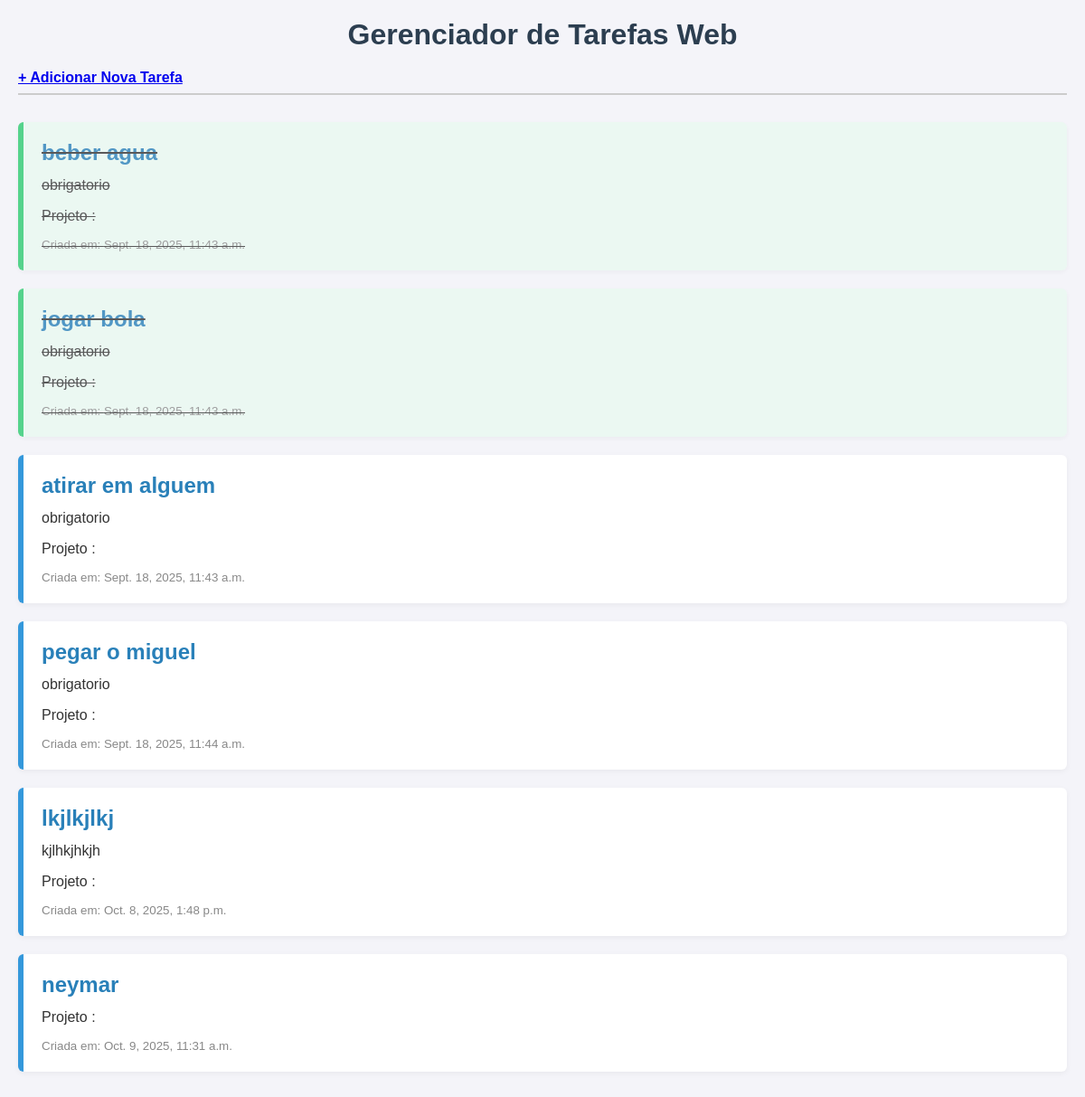
The page /tarefas/ on the database as committed earlier.
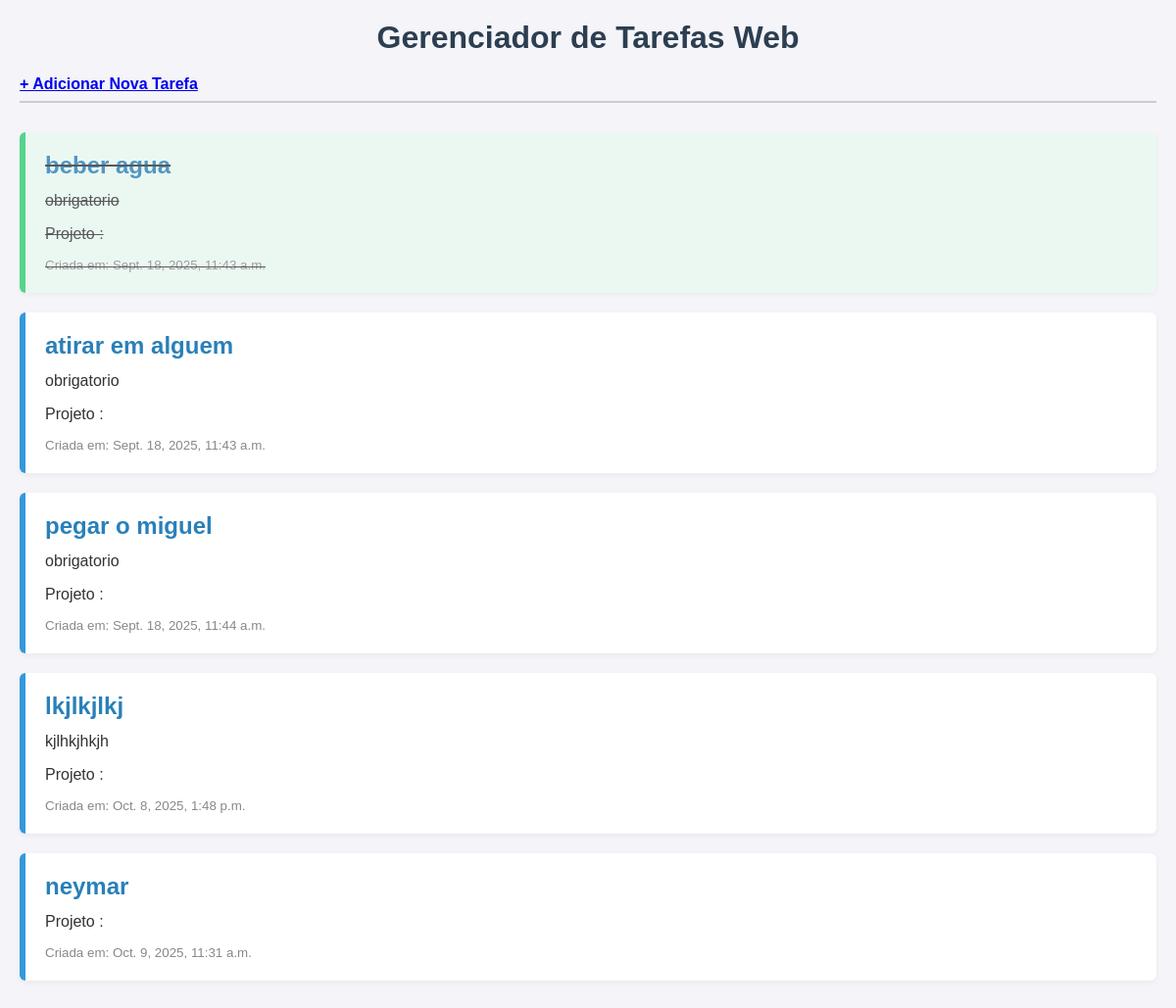
The same page on the database as committed later.
### tarefas/models.py (models this page shows, shortened)
class Tarefa(models.Model):
    titulo = models.CharField (max_length = 200)
    descricao = models.TextField (blank = True, null = True)
    data_criacao = models.DateTimeField(auto_now_add = True)
    concluida = models.BooleanField (default = False)
    projeto = models.ForeignKey (Projeto, on_delete = models.CASCADE, null = True, blank = True)

### tarefas/views.py (the view)
# urls.py: path('',views.listar_tarefas, name = 'listar_tarefas'),
def listar_tarefas(request):
    tarefas_salvas = Tarefa.objects.all()
    contexto = {
        'minhas_tarefas': tarefas_salvas
    }
    return render(request, 'tarefas/lista.html', contexto)

### tarefas/templates/tarefas/lista.html (shortened to what this page needs)
<!DOCTYPE html>
<html lang="pt-br">
<head>
    {% load static %}
    <link rel="stylesheet" href="{% static 'lista/lista.css' %}">
</head>
<body>
    <h1>Gerenciador de Tarefas Web</h1>
    <a href="{% url 'adicionar_tarefa' %}"><strong>+ Adicionar Nova Tarefa</strong></a>
    <hr>
    {% for tarefa in minhas_tarefas %}
        <div class="tarefa {% if tarefa.concluida %}concluida{% endif %}">
            <h2><a href="{% url 'detalhe_tarefa' tarefa.id %}">{{ tarefa.titulo }}</a></h2>
            <p>{{ tarefa.descricao }}</p>
            <p>Projeto :{{tarefa.projeto.nome}}</p>
            <small>Criada em: {{ tarefa.data_criacao }}</small>
        </div>
    {% empty %}
        <p>Nenhuma tarefa cadastrada ainda. Adicione algumas no <a href="/admin/">Admin</a>!</p>
    {% endfor %}
</body>
</html>

Rows that differ between the two databases and show on the page:
removed Tarefa: titulo "jogar bola", descricao "obrigatorio", data_criacao "Sept. 18, 2025, 11:43 a.m.", concluida True (drawn)
